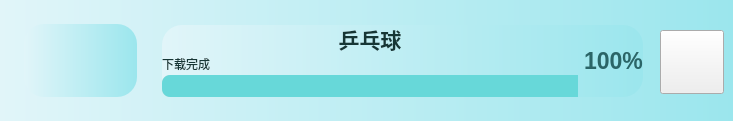
        <widget class="QWidget" name="widget_pingpang" native="true">
         <property name="minimumSize">
          <size>
           <width>0</width>
           <height>121</height>
          </size>
         </property>
         <property name="maximumSize">
          <size>
           <width>16777215</width>
           <height>121</height>
          </size>
         </property>
         <property name="styleSheet">
          <string notr="true">.QWidget{
	background-color: qlineargradient(x1:0, y0:0, x2:1, y2:0,stop:0 rgb(225, 245, 249), stop:1 rgb(155, 230, 237));
	border-radius:20px;
	color: rgb(255, 255, 255);
}
</string>
         </property>
         <widget class="QWidget" name="widget_45" native="true">
          <property name="geometry">
           <rect>
            <x>24</x>
            <y>24</y>
            <width>113</width>
            <height>73</height>
           </rect>
          </property>
          <property name="styleSheet">
           <string notr="true"/>
          </property>
          <widget class="QLabel" name="label_27">
           <property name="geometry">
            <rect>
             <x>30</x>
             <y>5</y>
             <width>64</width>
             <height>64</height>
            </rect>
           </property>
           <property name="styleSheet">
            <string notr="true">border-image: url(:/youxi/images/PP.jpg);</string>
           </property>
           <property name="text">
            <string/>
           </property>
          </widget>
         </widget>
         <widget class="QPushButton" name="pushButton_game_pingpang">
          <property name="geometry">
           <rect>
            <x>660</x>
            <y>30</y>
            <width>64</width>
            <height>64</height>
           </rect>
          </property>
          <property name="styleSheet">
           <string notr="true">border-image: url(:/icons/icons/play_game.png);</string>
          </property>
          <property name="text">
           <string/>
          </property>
         </widget>
         <widget class="QWidget" name="layoutWidget_5">
          <property name="geometry">
           <rect>
            <x>162</x>
            <y>25</y>
            <width>481</width>
            <height>72</height>
           </rect>
          </property>
          <layout class="QHBoxLayout" name="horizontalLayout_5">
           <item>
            <layout class="QVBoxLayout" name="verticalLayout_6">
             <property name="spacing">
              <number>2</number>
             </property>
             <item>
              <widget class="QLabel" name="label_71">
               <property name="font">
                <font>
                 <pointsize>16</pointsize>
                 <weight>75</weight>
                 <bold>true</bold>
                </font>
               </property>
               <property name="styleSheet">
                <string notr="true">color: rgb(22, 54, 53);
text-align:centre;
</string>
               </property>
               <property name="text">
                <string>乒乓球</string>
               </property>
               <property name="alignment">
                <set>Qt::AlignCenter</set>
               </property>
              </widget>
             </item>
             <item>
              <widget class="QLabel" name="label_72">
               <property name="font">
                <font>
                 <weight>50</weight>
                 <bold>false</bold>
                </font>
               </property>
               <property name="styleSheet">
                <string notr="true">color: rgb(22, 54, 53)</string>
               </property>
               <property name="text">
                <string>下载完成</string>
               </property>
              </widget>
             </item>
             <item>
              <widget class="QProgressBar" name="progressBar_21">
               <property name="styleSheet">
                <string notr="true">QProgressBar::chunk {
        border-top-left-radius:8px;
border-bottom-left-radius:8px;
	background-color: rgb(103, 216, 217)
}
QProgressBar{
border-radius:8px;
background-color: rgb(223, 223, 223);
}
</string>
               </property>
               <property name="value">
                <number>100</number>
               </property>
               <property name="textVisible">
                <bool>false</bool>
               </property>
              </widget>
             </item>
            </layout>
           </item>
           <item>
            <widget class="QLabel" name="label_73">
             <property name="font">
              <font>
               <pointsize>17</pointsize>
               <weight>75</weight>
               <bold>true</bold>
              </font>
             </property>
             <property name="styleSheet">
              <string notr="true">color: rgb(43, 101, 103);</string>
             </property>
             <property name="text">
              <string>100%</string>
             </property>
             <property name="alignment">
              <set>Qt::AlignLeading|Qt::AlignLeft|Qt::AlignVCenter</set>
             </property>
            </widget>
           </item>
          </layout>
         </widget>
        </widget>
